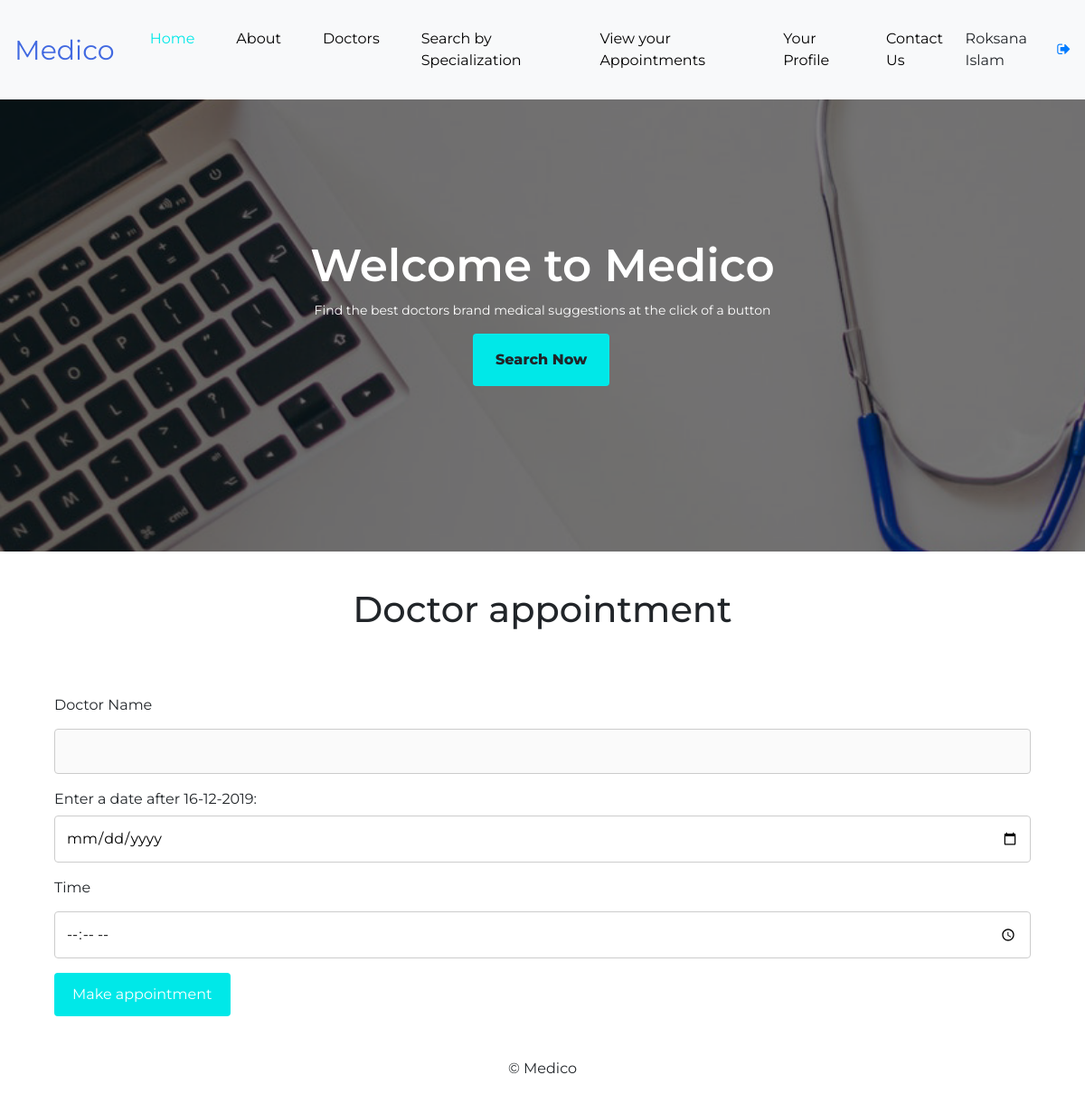
Before: /appointment1.php?id=1 (signed in) with the older database file.
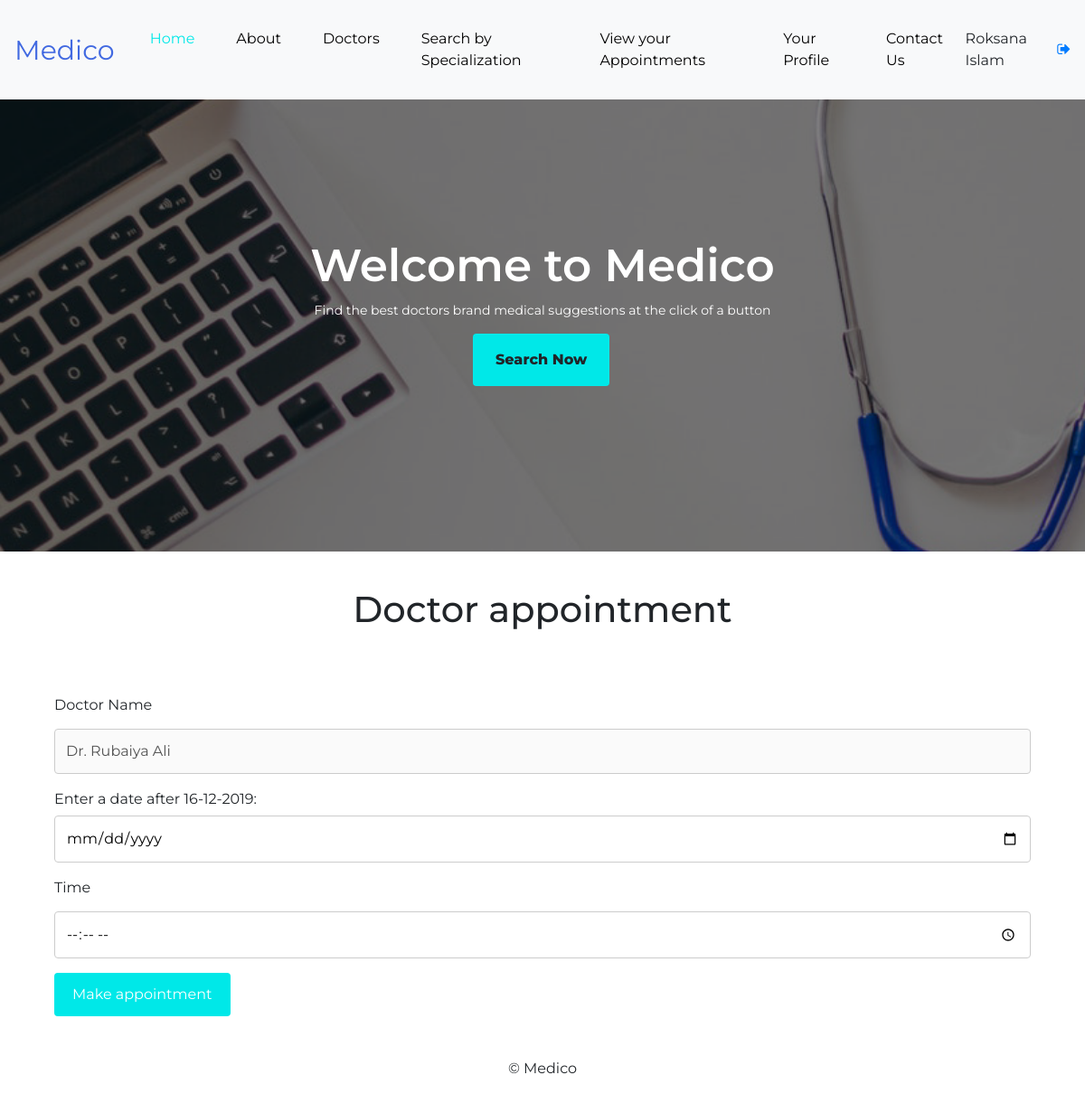
After: the same page with the newer database file.
### tables this page shows
CREATE TABLE `doctors` (
  `doctorid` int(11) NOT NULL AUTO_INCREMENT,
  `firstname` varchar(45) NOT NULL,
  `lastname` varchar(45) DEFAULT NULL,
  `education` varchar(255) DEFAULT NULL,
  `hospitalid` int(11) NOT NULL,
  `isdelete` char(1) DEFAULT '0',
  `created_at` datetime DEFAULT CURRENT_TIMESTAMP,
  `updated_at` datetime DEFAULT CURRENT_TIMESTAMP ON UPDATE CURRENT_TIMESTAMP,
  `specializationid` int(11) NOT NULL,
  PRIMARY KEY (`doctorid`),
  UNIQUE KEY `doctorid_UNIQUE` (`doctorid`),
  KEY `fk_doctors_hospitals1_idx` (`hospitalid`),
  KEY `fk_doctors_specialization1_idx` (`specializationid`),
  CONSTRAINT `fk_doctors_hospitals1` FOREIGN KEY (`hospitalid`) REFERENCES `hospitals` (`hospitalid`) ON DELETE NO ACTION ON UPDATE NO ACTION,
  CONSTRAINT `fk_doctors_specialization1` FOREIGN KEY (`specializationid`) REFERENCES `specialization` (`specid`) ON DELETE NO ACTION ON UPDATE NO ACTION
);

### appointment1.php (the view, shortened to what this page needs)
<!DOCTYPE html>
<html lang="en">
<head>
    <link rel="stylesheet" href="https://stackpath.bootstrapcdn.com/bootstrap/4.3.1/css/bootstrap.min.css">
    <link rel="stylesheet" href="css/Style.css">
    <link rel="stylesheet" href="css/circle.css">
    <link rel="stylesheet" href="css/font-awesome/css/font-awesome.min.css">
</head>
<body>
<header>
<?php
        include('common/navbar.php');
    include 'common/db_connection.php';
    $id = $_GET['id'];
    $sql = "SELECT firstname, lastname FROM doctors WHERE doctorid='$id'";
    $result = mysqli_query($connect,$sql);
    $row=mysqli_fetch_assoc($result);
        ?>
</header>
   <main>
       <div class="container-fluid p-0">
           <div class="site-content">
               <div class="d-flex justify-content-center">
                    <div class="d-flex flex-column">
                        <h1 class="site-title">Welcome to Medico</h1><br>
                        <p class="site-desc">Find the best doctors brand medical suggestions at the click of a button</p>
                        <div class="d-flex flex-row">
                         <input type="button" onclick="location.href='search.php';" value="Search Now" class="btn site-btn1 px-4 py-3 mr-4">
                        </div>
                    </div>
               </div>
           </div>
       </div>
    <div class="section-1">
        <div class="container">
            <h1 style="padding-top:20px; margin-top: 20px; margin-bottom: 70px; text-align: center">Doctor appointment</h1>
            <div class="row">
                <div class="col-md-12">
                     <div class="container" style="margin-bottom: 30px">
                          <form action="appointment_process.php?id1=<?php echo $id;?>&id2=<?php echo $_SESSION['id'];?>" method="post">
                            <label for="dname">Doctor Name</label>
                            <input type="text" id="dname" name="doctor-name"  disabled value="<?php echo $row['firstname']." ".$row['lastname']; ?>">
                            Enter a date after 16-12-2019:<br>
                            <input type="date" name="date" min="2000-01-02">
                             <label for="time">Time</label>
                            <input type="time" id="utime" name="user-time">
                            <input type="submit" value="Make appointment">
                          </form>
                    </div>
                </div>
        </div>
    </div>
    </div>
<footer class="page-footer font-small blue">
  <div class="footer-copyright text-center py-3">© Medico
  </div>
</footer>
   </main>
</body>
</html>

Changed rows visible on the page:
now on this page (row edited): doctors: doctor-name "Dr. Rubaiya Ali"
